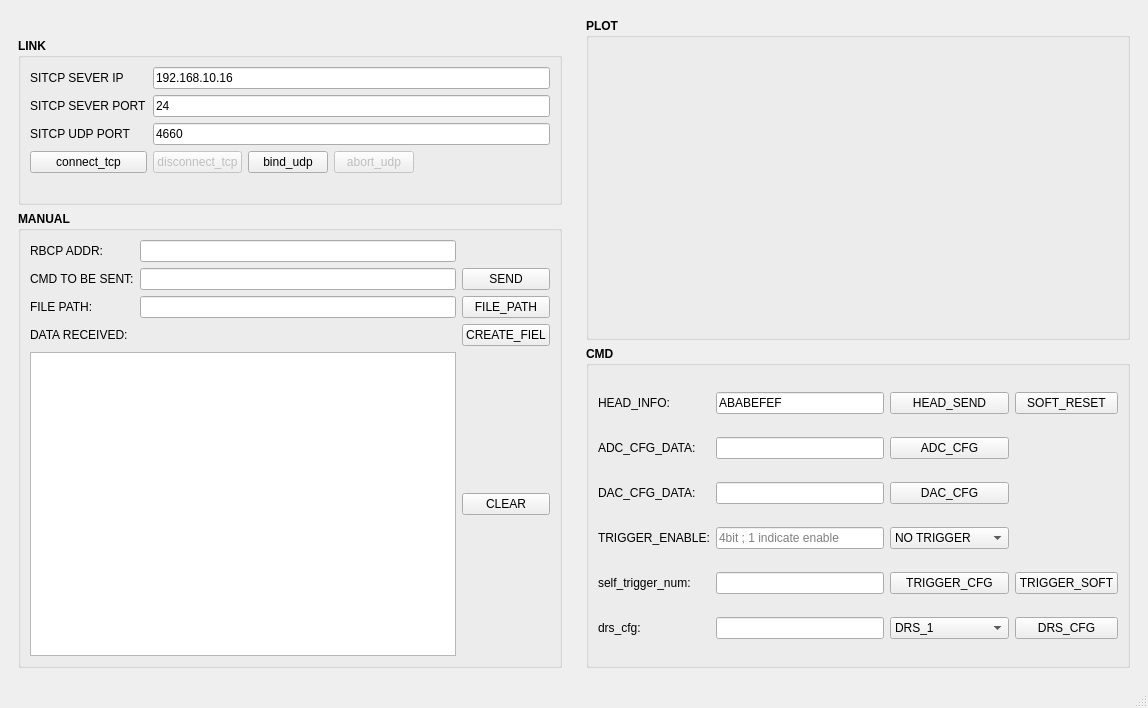
<?xml version="1.0" encoding="UTF-8"?>
<ui version="4.0">
 <class>MainWindow</class>
 <widget class="QMainWindow" name="MainWindow">
  <property name="geometry">
   <rect>
    <x>0</x>
    <y>0</y>
    <width>1148</width>
    <height>708</height>
   </rect>
  </property>
  <property name="windowTitle">
   <string>MainWindow</string>
  </property>
  <widget class="QWidget" name="centralwidget">
   <layout class="QGridLayout" name="gridLayout_3">
    <item row="0" column="0">
     <widget class="QWidget" name="widget_2" native="true">
      <property name="sizePolicy">
       <sizepolicy hsizetype="Preferred" vsizetype="Preferred">
        <horstretch>1</horstretch>
        <verstretch>1</verstretch>
       </sizepolicy>
      </property>
      <layout class="QVBoxLayout" name="verticalLayout">
       <item>
        <widget class="QLabel" name="logo">
         <property name="maximumSize">
          <size>
           <width>500</width>
           <height>100</height>
          </size>
         </property>
         <property name="text">
          <string/>
         </property>
        </widget>
       </item>
       <item>
        <widget class="QGroupBox" name="groupBox">
         <property name="font">
          <font>
           <weight>75</weight>
           <bold>true</bold>
          </font>
         </property>
         <property name="title">
          <string>LINK</string>
         </property>
         <layout class="QGridLayout" name="gridLayout">
          <item row="0" column="0">
           <widget class="QLabel" name="label">
            <property name="font">
             <font>
              <weight>50</weight>
              <bold>false</bold>
             </font>
            </property>
            <property name="text">
             <string>SITCP SEVER IP</string>
            </property>
           </widget>
          </item>
          <item row="3" column="0">
           <widget class="QPushButton" name="tcp_connect">
            <property name="font">
             <font>
              <weight>50</weight>
              <bold>false</bold>
             </font>
            </property>
            <property name="text">
             <string>connect_tcp</string>
            </property>
           </widget>
          </item>
          <item row="3" column="3">
           <widget class="QPushButton" name="abort_udp">
            <property name="enabled">
             <bool>false</bool>
            </property>
            <property name="font">
             <font>
              <weight>50</weight>
              <bold>false</bold>
             </font>
            </property>
            <property name="text">
             <string>abort_udp</string>
            </property>
           </widget>
          </item>
          <item row="4" column="1">
           <widget class="QLabel" name="udp_status">
            <property name="font">
             <font>
              <weight>50</weight>
              <bold>false</bold>
             </font>
            </property>
            <property name="text">
             <string/>
            </property>
           </widget>
          </item>
          <item row="2" column="0">
           <widget class="QLabel" name="label_3">
            <property name="font">
             <font>
              <weight>50</weight>
              <bold>false</bold>
             </font>
            </property>
            <property name="text">
             <string>SITCP UDP PORT</string>
            </property>
           </widget>
          </item>
          <item row="3" column="2">
           <widget class="QPushButton" name="bind_udp">
            <property name="font">
             <font>
              <weight>50</weight>
              <bold>false</bold>
             </font>
            </property>
            <property name="text">
             <string>bind_udp</string>
            </property>
           </widget>
          </item>
          <item row="3" column="1">
           <widget class="QPushButton" name="tcp_disconnect">
            <property name="enabled">
             <bool>false</bool>
            </property>
            <property name="font">
             <font>
              <weight>50</weight>
              <bold>false</bold>
             </font>
            </property>
            <property name="text">
             <string>disconnect_tcp</string>
            </property>
           </widget>
          </item>
          <item row="1" column="0">
           <widget class="QLabel" name="label_2">
            <property name="font">
             <font>
              <weight>50</weight>
              <bold>false</bold>
             </font>
            </property>
            <property name="text">
             <string>SITCP SEVER PORT</string>
            </property>
           </widget>
          </item>
          <item row="4" column="0">
           <widget class="QLabel" name="client_status">
            <property name="sizePolicy">
             <sizepolicy hsizetype="Preferred" vsizetype="Preferred">
              <horstretch>0</horstretch>
              <verstretch>0</verstretch>
             </sizepolicy>
            </property>
            <property name="font">
             <font>
              <weight>50</weight>
              <bold>false</bold>
             </font>
            </property>
            <property name="text">
             <string/>
            </property>
           </widget>
          </item>
          <item row="3" column="4">
           <spacer name="horizontalSpacer">
            <property name="font">
             <font>
              <weight>50</weight>
              <bold>false</bold>
             </font>
            </property>
            <property name="orientation">
             <enum>Qt::Horizontal</enum>
            </property>
            <property name="sizeHint" stdset="0">
             <size>
              <width>40</width>
              <height>20</height>
             </size>
            </property>
           </spacer>
          </item>
          <item row="2" column="1" colspan="4">
           <widget class="QLineEdit" name="udp_port">
            <property name="font">
             <font>
              <weight>50</weight>
              <bold>false</bold>
             </font>
            </property>
            <property name="text">
             <string>4660</string>
            </property>
            <property name="placeholderText">
             <string/>
            </property>
           </widget>
          </item>
          <item row="0" column="1" colspan="4">
           <widget class="QLineEdit" name="server_ip">
            <property name="font">
             <font>
              <weight>50</weight>
              <bold>false</bold>
             </font>
            </property>
            <property name="text">
             <string>192.168.10.16</string>
            </property>
           </widget>
          </item>
          <item row="1" column="1" colspan="4">
           <widget class="QLineEdit" name="server_port">
            <property name="font">
             <font>
              <weight>50</weight>
              <bold>false</bold>
             </font>
            </property>
            <property name="text">
             <string>24</string>
            </property>
           </widget>
          </item>
         </layout>
        </widget>
       </item>
       <item>
        <widget class="QGroupBox" name="groupBox_2">
         <property name="maximumSize">
          <size>
           <width>16777215</width>
           <height>500</height>
          </size>
         </property>
         <property name="font">
          <font>
           <weight>75</weight>
           <bold>true</bold>
          </font>
         </property>
         <property name="title">
          <string>MANUAL</string>
         </property>
         <property name="flat">
          <bool>false</bool>
         </property>
         <layout class="QGridLayout" name="gridLayout_2">
          <item row="0" column="0">
           <widget class="QLabel" name="label_6">
            <property name="maximumSize">
             <size>
              <width>16777215</width>
              <height>30</height>
             </size>
            </property>
            <property name="font">
             <font>
              <weight>50</weight>
              <bold>false</bold>
             </font>
            </property>
            <property name="text">
             <string>RBCP ADDR:</string>
            </property>
           </widget>
          </item>
          <item row="1" column="0">
           <widget class="QLabel" name="label_4">
            <property name="maximumSize">
             <size>
              <width>16777215</width>
              <height>30</height>
             </size>
            </property>
            <property name="font">
             <font>
              <weight>50</weight>
              <bold>false</bold>
             </font>
            </property>
            <property name="text">
             <string>CMD TO BE SENT:</string>
            </property>
           </widget>
          </item>
          <item row="1" column="1">
           <widget class="QLineEdit" name="cmd_tobesent">
            <property name="font">
             <font>
              <weight>50</weight>
              <bold>false</bold>
             </font>
            </property>
           </widget>
          </item>
          <item row="2" column="0">
           <widget class="QLabel" name="label_7">
            <property name="maximumSize">
             <size>
              <width>16777215</width>
              <height>30</height>
             </size>
            </property>
            <property name="font">
             <font>
              <weight>50</weight>
              <bold>false</bold>
             </font>
            </property>
            <property name="text">
             <string>FILE PATH:</string>
            </property>
           </widget>
          </item>
          <item row="4" column="0" colspan="2">
           <widget class="QTextBrowser" name="textBrowser">
            <property name="sizePolicy">
             <sizepolicy hsizetype="Expanding" vsizetype="Expanding">
              <horstretch>0</horstretch>
              <verstretch>0</verstretch>
             </sizepolicy>
            </property>
            <property name="maximumSize">
             <size>
              <width>16777215</width>
              <height>16777215</height>
             </size>
            </property>
            <property name="font">
             <font>
              <weight>50</weight>
              <bold>false</bold>
             </font>
            </property>
           </widget>
          </item>
          <item row="0" column="1">
           <widget class="QLineEdit" name="rbcp_addr">
            <property name="font">
             <font>
              <weight>50</weight>
              <bold>false</bold>
             </font>
            </property>
           </widget>
          </item>
          <item row="3" column="0">
           <widget class="QLabel" name="label_5">
            <property name="maximumSize">
             <size>
              <width>16777215</width>
              <height>30</height>
             </size>
            </property>
            <property name="font">
             <font>
              <weight>50</weight>
              <bold>false</bold>
             </font>
            </property>
            <property name="text">
             <string>DATA RECEIVED:</string>
            </property>
           </widget>
          </item>
          <item row="4" column="2">
           <widget class="QPushButton" name="text_clear">
            <property name="font">
             <font>
              <weight>50</weight>
              <bold>false</bold>
             </font>
            </property>
            <property name="text">
             <string>CLEAR</string>
            </property>
           </widget>
          </item>
          <item row="1" column="2">
           <widget class="QPushButton" name="send_data">
            <property name="font">
             <font>
              <weight>50</weight>
              <bold>false</bold>
             </font>
            </property>
            <property name="text">
             <string>SEND</string>
            </property>
           </widget>
          </item>
          <item row="2" column="1">
           <widget class="QLineEdit" name="file_path">
            <property name="sizePolicy">
             <sizepolicy hsizetype="Expanding" vsizetype="Fixed">
              <horstretch>0</horstretch>
              <verstretch>0</verstretch>
             </sizepolicy>
            </property>
            <property name="font">
             <font>
              <weight>50</weight>
              <bold>false</bold>
             </font>
            </property>
           </widget>
          </item>
          <item row="2" column="2">
           <widget class="QPushButton" name="open_file">
            <property name="font">
             <font>
              <weight>50</weight>
              <bold>false</bold>
             </font>
            </property>
            <property name="text">
             <string>FILE_PATH</string>
            </property>
           </widget>
          </item>
          <item row="3" column="2">
           <widget class="QPushButton" name="create_file">
            <property name="font">
             <font>
              <weight>50</weight>
              <bold>false</bold>
             </font>
            </property>
            <property name="text">
             <string>CREATE_FIEL</string>
            </property>
           </widget>
          </item>
         </layout>
        </widget>
       </item>
      </layout>
     </widget>
    </item>
    <item row="0" column="1">
     <widget class="QWidget" name="widget_3" native="true">
      <property name="sizePolicy">
       <sizepolicy hsizetype="Preferred" vsizetype="Preferred">
        <horstretch>1</horstretch>
        <verstretch>1</verstretch>
       </sizepolicy>
      </property>
      <layout class="QGridLayout" name="gridLayout_4">
       <item row="0" column="0">
        <widget class="QGroupBox" name="groupBox_3">
         <property name="font">
          <font>
           <weight>75</weight>
           <bold>true</bold>
          </font>
         </property>
         <property name="title">
          <string>PLOT</string>
         </property>
         <widget class="QWidget" name="widget" native="true">
          <property name="geometry">
           <rect>
            <x>30</x>
            <y>50</y>
            <width>201</width>
            <height>111</height>
           </rect>
          </property>
         </widget>
        </widget>
       </item>
       <item row="1" column="0">
        <widget class="QGroupBox" name="groupBox_4">
         <property name="font">
          <font>
           <weight>75</weight>
           <bold>true</bold>
          </font>
         </property>
         <property name="title">
          <string>CMD</string>
         </property>
         <layout class="QGridLayout" name="gridLayout_5">
          <item row="5" column="1">
           <widget class="QLineEdit" name="self_trig_num">
            <property name="sizePolicy">
             <sizepolicy hsizetype="Expanding" vsizetype="Fixed">
              <horstretch>0</horstretch>
              <verstretch>0</verstretch>
             </sizepolicy>
            </property>
            <property name="font">
             <font>
              <weight>50</weight>
              <bold>false</bold>
             </font>
            </property>
            <property name="text">
             <string/>
            </property>
           </widget>
          </item>
          <item row="3" column="0">
           <widget class="QLabel" name="label_11">
            <property name="maximumSize">
             <size>
              <width>16777215</width>
              <height>30</height>
             </size>
            </property>
            <property name="font">
             <font>
              <weight>50</weight>
              <bold>false</bold>
             </font>
            </property>
            <property name="text">
             <string>TRIGGER_ENABLE:</string>
            </property>
           </widget>
          </item>
          <item row="1" column="0">
           <widget class="QLabel" name="label_9">
            <property name="maximumSize">
             <size>
              <width>16777215</width>
              <height>30</height>
             </size>
            </property>
            <property name="font">
             <font>
              <weight>50</weight>
              <bold>false</bold>
             </font>
            </property>
            <property name="text">
             <string>ADC_CFG_DATA:</string>
            </property>
           </widget>
          </item>
          <item row="0" column="1">
           <widget class="QLineEdit" name="head_info">
            <property name="sizePolicy">
             <sizepolicy hsizetype="Expanding" vsizetype="Fixed">
              <horstretch>0</horstretch>
              <verstretch>0</verstretch>
             </sizepolicy>
            </property>
            <property name="font">
             <font>
              <weight>50</weight>
              <bold>false</bold>
             </font>
            </property>
            <property name="text">
             <string>ABABEFEF</string>
            </property>
           </widget>
          </item>
          <item row="7" column="2">
           <widget class="QComboBox" name="drs_sel">
            <property name="font">
             <font>
              <weight>50</weight>
              <bold>false</bold>
             </font>
            </property>
            <item>
             <property name="text">
              <string>DRS_1</string>
             </property>
            </item>
            <item>
             <property name="text">
              <string>DRS_2</string>
             </property>
            </item>
            <item>
             <property name="text">
              <string>DRS_3</string>
             </property>
            </item>
            <item>
             <property name="text">
              <string>DRS_4</string>
             </property>
            </item>
           </widget>
          </item>
          <item row="2" column="2">
           <widget class="QPushButton" name="DAC_CFG">
            <property name="font">
             <font>
              <weight>50</weight>
              <bold>false</bold>
             </font>
            </property>
            <property name="text">
             <string>DAC_CFG</string>
            </property>
           </widget>
          </item>
          <item row="3" column="2">
           <widget class="QComboBox" name="TRIGGER_SEL">
            <property name="font">
             <font>
              <weight>50</weight>
              <bold>false</bold>
             </font>
            </property>
            <item>
             <property name="text">
              <string>NO TRIGGER</string>
             </property>
            </item>
            <item>
             <property name="text">
              <string>TRIGGER EXT</string>
             </property>
            </item>
            <item>
             <property name="text">
              <string>TRIGGER SOFT</string>
             </property>
            </item>
            <item>
             <property name="text">
              <string>TRIGGER SELF</string>
             </property>
            </item>
           </widget>
          </item>
          <item row="7" column="0">
           <widget class="QLabel" name="label_13">
            <property name="maximumSize">
             <size>
              <width>16777215</width>
              <height>30</height>
             </size>
            </property>
            <property name="font">
             <font>
              <weight>50</weight>
              <bold>false</bold>
             </font>
            </property>
            <property name="text">
             <string>drs_cfg:</string>
            </property>
           </widget>
          </item>
          <item row="0" column="3">
           <widget class="QPushButton" name="soft_reset">
            <property name="font">
             <font>
              <weight>50</weight>
              <bold>false</bold>
             </font>
            </property>
            <property name="text">
             <string>SOFT_RESET</string>
            </property>
           </widget>
          </item>
          <item row="5" column="0">
           <widget class="QLabel" name="label_12">
            <property name="maximumSize">
             <size>
              <width>16777215</width>
              <height>30</height>
             </size>
            </property>
            <property name="font">
             <font>
              <weight>50</weight>
              <bold>false</bold>
             </font>
            </property>
            <property name="text">
             <string>self_trigger_num:</string>
            </property>
           </widget>
          </item>
          <item row="7" column="3">
           <widget class="QPushButton" name="drs_cfg">
            <property name="font">
             <font>
              <weight>50</weight>
              <bold>false</bold>
             </font>
            </property>
            <property name="text">
             <string>DRS_CFG</string>
            </property>
           </widget>
          </item>
          <item row="3" column="1">
           <widget class="QLineEdit" name="trigger_data">
            <property name="sizePolicy">
             <sizepolicy hsizetype="Expanding" vsizetype="Fixed">
              <horstretch>0</horstretch>
              <verstretch>0</verstretch>
             </sizepolicy>
            </property>
            <property name="font">
             <font>
              <weight>50</weight>
              <bold>false</bold>
             </font>
            </property>
            <property name="text">
             <string/>
            </property>
            <property name="placeholderText">
             <string>4bit ; 1 indicate enable</string>
            </property>
           </widget>
          </item>
          <item row="2" column="1">
           <widget class="QLineEdit" name="dac_cfg_data">
            <property name="sizePolicy">
             <sizepolicy hsizetype="Expanding" vsizetype="Fixed">
              <horstretch>0</horstretch>
              <verstretch>0</verstretch>
             </sizepolicy>
            </property>
            <property name="font">
             <font>
              <weight>50</weight>
              <bold>false</bold>
             </font>
            </property>
            <property name="text">
             <string/>
            </property>
           </widget>
          </item>
          <item row="2" column="0">
           <widget class="QLabel" name="label_10">
            <property name="maximumSize">
             <size>
              <width>16777215</width>
              <height>30</height>
             </size>
            </property>
            <property name="font">
             <font>
              <weight>50</weight>
              <bold>false</bold>
             </font>
            </property>
            <property name="text">
             <string>DAC_CFG_DATA:</string>
            </property>
           </widget>
          </item>
          <item row="0" column="0">
           <widget class="QLabel" name="label_8">
            <property name="maximumSize">
             <size>
              <width>16777215</width>
              <height>30</height>
             </size>
            </property>
            <property name="font">
             <font>
              <weight>50</weight>
              <bold>false</bold>
             </font>
            </property>
            <property name="text">
             <string>HEAD_INFO:</string>
            </property>
           </widget>
          </item>
          <item row="1" column="2">
           <widget class="QPushButton" name="ADC_CFG">
            <property name="font">
             <font>
              <weight>50</weight>
              <bold>false</bold>
             </font>
            </property>
            <property name="text">
             <string>ADC_CFG</string>
            </property>
           </widget>
          </item>
          <item row="1" column="1">
           <widget class="QLineEdit" name="adc_cfg_data">
            <property name="sizePolicy">
             <sizepolicy hsizetype="Expanding" vsizetype="Fixed">
              <horstretch>0</horstretch>
              <verstretch>0</verstretch>
             </sizepolicy>
            </property>
            <property name="font">
             <font>
              <weight>50</weight>
              <bold>false</bold>
             </font>
            </property>
            <property name="text">
             <string/>
            </property>
           </widget>
          </item>
          <item row="0" column="2">
           <widget class="QPushButton" name="head_send">
            <property name="font">
             <font>
              <weight>50</weight>
              <bold>false</bold>
             </font>
            </property>
            <property name="text">
             <string>HEAD_SEND</string>
            </property>
           </widget>
          </item>
          <item row="7" column="1">
           <widget class="QLineEdit" name="drs_cfg_data">
            <property name="sizePolicy">
             <sizepolicy hsizetype="Expanding" vsizetype="Fixed">
              <horstretch>0</horstretch>
              <verstretch>0</verstretch>
             </sizepolicy>
            </property>
            <property name="font">
             <font>
              <weight>50</weight>
              <bold>false</bold>
             </font>
            </property>
            <property name="text">
             <string/>
            </property>
           </widget>
          </item>
          <item row="5" column="3">
           <widget class="QPushButton" name="trigger_soft">
            <property name="font">
             <font>
              <weight>50</weight>
              <bold>false</bold>
             </font>
            </property>
            <property name="text">
             <string>TRIGGER_SOFT</string>
            </property>
           </widget>
          </item>
          <item row="5" column="2">
           <widget class="QPushButton" name="trigger_cfg">
            <property name="font">
             <font>
              <weight>50</weight>
              <bold>false</bold>
             </font>
            </property>
            <property name="text">
             <string>TRIGGER_CFG</string>
            </property>
           </widget>
          </item>
         </layout>
        </widget>
       </item>
      </layout>
     </widget>
    </item>
   </layout>
  </widget>
  <widget class="QMenuBar" name="menubar">
   <property name="geometry">
    <rect>
     <x>0</x>
     <y>0</y>
     <width>1148</width>
     <height>23</height>
    </rect>
   </property>
  </widget>
  <widget class="QStatusBar" name="statusbar"/>
 </widget>
 <resources/>
 <connections/>
</ui>
